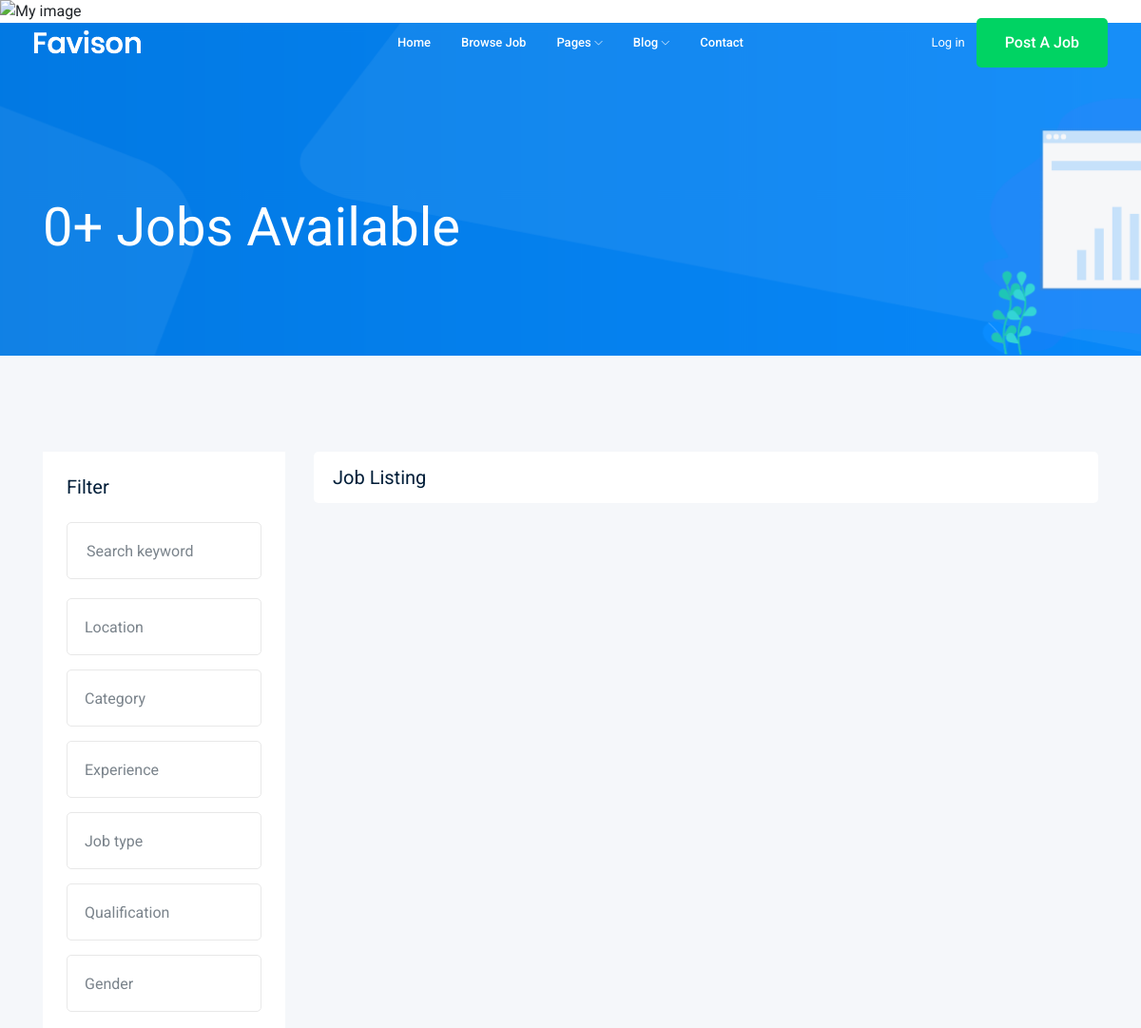
The app's page /jobs/ (upper part), older data.
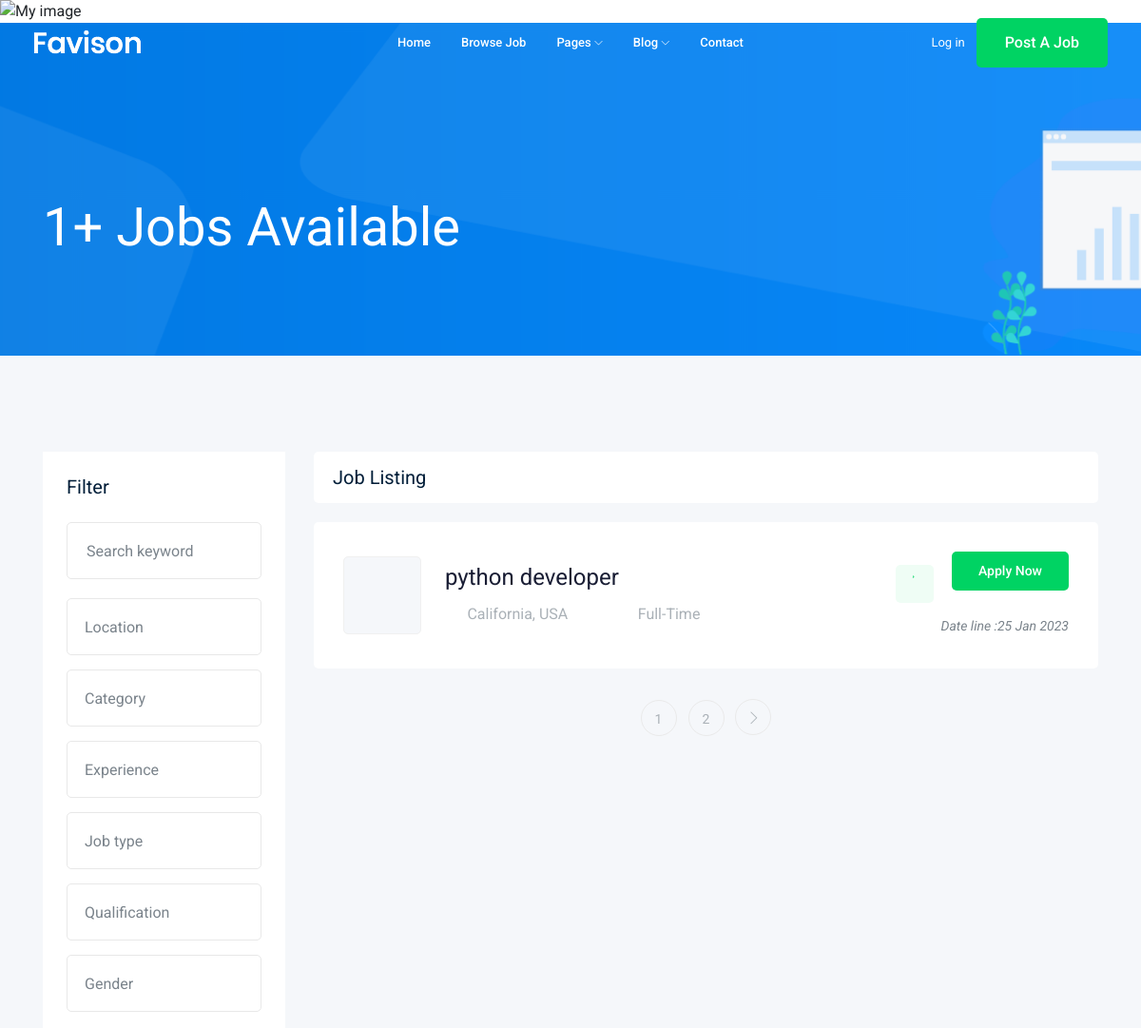
The same page, newer data.
### job/models.py (models this page shows, shortened)
class Job(models.Model):  # is a table in DB(يكافئ جدول)
    title = models.CharField(max_length=100)  # column in DB(يكافئ عمود )  max-length = max char in field
    job_type = models.CharField(max_length=15, choices=JOP_TYPE)
    description = models.TextField(max_length=1000)
    published_at = models.DateTimeField(auto_now=True)
    Vacancy = models.IntegerField(default=1)
    salary = models.IntegerField(default=0)
    experience = models.IntegerField(default=1)
    category = models.ForeignKey('Category', on_delete=models.CASCADE)
    image = models.ImageField(upload_to=image_upload)
    slug = models.SlugField(blank=True, null=True)
    def __str__(self):
        return self.title

### job/views.py (the view)
# urls.py: path('', views.job_list),              # مابضيفش فيها حاجة علشان لما يدخل فى الملف الرئيسي هيلاقي \job بس وهيعتبره مساره(' ')
def job_list(request):
    job_list = Job.objects.all()
    paginator = Paginator(job_list, 1)    # Show 25 contacts per page.(كام وظيفة تظهر فى الصفحة )
    page_number = request.GET.get('page')
    page_obj = paginator.get_page(page_number)
    context = {'jobs': page_obj}  # template name      (page_obj  بضيفها مكان jop list لانها بترجع بكام وظيفة فى الصفحة)
    return render(request, 'job/job_list.html', context)

### job/templates/job/job_list.html (shortened to what this page needs)
{% extends 'base.html' %}
{% block body %}
    <div class="bradcam_area bradcam_bg_1">
        <div class="container">
            <div class="row">
                <div class="col-xl-12">
                    <div class="bradcam_text">
                        <h3>{{jobs | length}}+ Jobs Available</h3>
                    </div>
                </div>
            </div>
        </div>
    </div>
    <div class="job_listing_area plus_padding">
        <div class="container">
            <div class="row">
                <div class="col-lg-3">
                    <div class="job_filter white-bg">
                        <div class="form_inner white-bg">
                            <h3>Filter</h3>
                            <form action="#">
                                <div class="row">
                                    <div class="col-lg-12">
                                        <div class="single_field">
                                            <input type="text" placeholder="Search keyword">
                                        </div>
                                    </div>
                                    <div class="col-lg-12">
                                    </div>
                                    <div class="col-lg-12">
                                    </div>
                                    <div class="col-lg-12">
                                    </div>
                                    <div class="col-lg-12">
                                    </div>
                                    <div class="col-lg-12">
                                    </div>
                                    <div class="col-lg-12">
                                    </div>
                                </div>
                            </form>
                        </div>
                    </div>
                </div>
                <div class="col-lg-9">
                    <div class="recent_joblist_wrap">
                        <div class="recent_joblist white-bg ">
                            <div class="row align-items-center">
                                <div class="col-md-6">
                                    <h4>Job Listing</h4>
                                </div>
                                <div class="col-md-6">
                                </div>
                            </div>
                        </div>
                    </div>
                    <div class="job_lists m-0">
                        <div class="row">
                            {% for job in jobs %}
                            <div class="col-lg-12 col-md-12">
                                <div class="single_jobs white-bg d-flex justify-content-between">
                                    <div class="jobs_left d-flex align-items-center">
                                        <div class="thumb">
                                        </div>
                                        <div class="jobs_conetent">
                                            <a href="{% url 'jobs:job_detail' job.slug %}"><h4>{{job}}</h4></a>
                                            <div class="links_locat d-flex align-items-center">
                                                <div class="location">
                                                    <p> <i class="fa fa-map-marker"></i> California, USA</p>
                                                </div>
                                                <div class="location">
                                                    <p> <i class="fa fa-clock-o"></i> {{job.job_type}}</p>
                                                </div>
                                            </div>
                                        </div>
                                    </div>
                                    <div class="jobs_right">
                                        <div class="apply_now">
                                            <a class="heart_mark" href="#"> <i class="fa fa-heart"></i> </a>
                                            <a href="{% url 'jobs:job_detail' job.slug %}"class="boxed-btn3">Apply Now</a>
                                        </div>
                                        <div class="date">
                                            <p>Date line :{{job.published_at|date:'d M o'}}</p>
                                        </div>
                                    </div>
                                </div>
                            </div>
                            {% endfor %}
                        </div>
                        {% if jobs.has_other_pages %}
                            <div class="row">
                                <div class="col-lg-12">
                                    <div class="pagination_wrap">
                                        <ul>
                                            {% for i in jobs.paginator.page_range %}
                                            <li><a href="?page={{i}}"><span>{{i}}</span></a></li>
                                            {% endfor %}
                                            {% if jobs.has_next%}
                                                <li><a href="?page={{jobs.next_page_number}}"> <i class="ti-angle-right"></i> </a></li>
                                            {% endif %}
                                        </ul>
                                    </div>
                                </div>
                            </div>
                        {% endif %}
                    </div>
                </div>
            </div>
        </div>
    </div>
{% endblock body%}

### templates/base.html (shortened to what this page needs)
{% load static %}
<img src="{% static 'my_app/example.jpg' %}" alt="My image">
<!doctype html>
<html class="no-js" lang="zxx">
<head>
    <link rel="stylesheet" href="{% static 'css/bootstrap.min.css' %}">
    <link rel="stylesheet" href="{% static 'css/owl.carousel.min.css' %}">
    <link rel="stylesheet" href="{% static 'css/magnific-popup.css' %}">
    <link rel="stylesheet" href="{% static 'css/font-awesome.min.css' %}">
    <link rel="stylesheet" href="{% static 'css/themify-icons.css' %}">
    <link rel="stylesheet" href="{% static 'css/nice-select.css' %}">
    <link rel="stylesheet" href="{% static 'css/flaticon.css' %}">
    <link rel="stylesheet" href="{% static 'css/jquery-ui.css' %}">
    <link rel="stylesheet" href="{% static 'css/gijgo.css' %}">
    <link rel="stylesheet" href="{% static 'css/animate.min.css' %}">
    <link rel="stylesheet" href="{% static 'css/slicknav.css' %}">
    <link rel="stylesheet" href="{% static 'css/style.css' %}">
</head>
<body>
    <header>
        <div class="header-area ">
            <div id="sticky-header" class="main-header-area">
                <div class="container-fluid ">
                    <div class="header_bottom_border">
                        <div class="row align-items-center">
                            <div class="col-xl-3 col-lg-2">
                                <div class="logo">
                                    <a href="index.html">
                                        <img src="img/logo.png" alt="">
                                    </a>
                                </div>
                            </div>
                            <div class="col-xl-6 col-lg-7">
                                <div class="main-menu  d-none d-lg-block">
                                    <nav>
                                        <ul id="navigation">
                                            <li><a href="index.html">home</a></li>
                                            <li><a href="jobs.html">Browse Job</a></li>
                                            <li><a href="#">pages <i class="ti-angle-down"></i></a>
                                            </li>
                                            <li><a href="#">blog <i class="ti-angle-down"></i></a>
                                            </li>
                                            <li><a href="contact.html">Contact</a></li>
                                        </ul>
                                    </nav>
                                </div>
                            </div>
                            <div class="col-xl-3 col-lg-3 d-none d-lg-block">
                                <div class="Appointment">
                                    <div class="phone_num d-none d-xl-block">
                                        <a href="#">Log in</a>
                                    </div>
                                    <div class="d-none d-lg-block">
                                        <a class="boxed-btn3" href="#">Post a Job</a>
                                    </div>
                                </div>
                            </div>
                            <div class="col-12">
                            </div>
                        </div>
                    </div>
                </div>
            </div>
        </div>
    </header>
    {% block body %}
    {% endblock body%}
</body>
</html>

Row changes from the older to the newer data that the page shows:
added Job: title "python developer", job_type "Full-Time", published_at "25 Jan 2023"
Text that changed along with them:
{{ jobs | length }}: "0" → "1"
new list line: "1"
new list line: "2"
